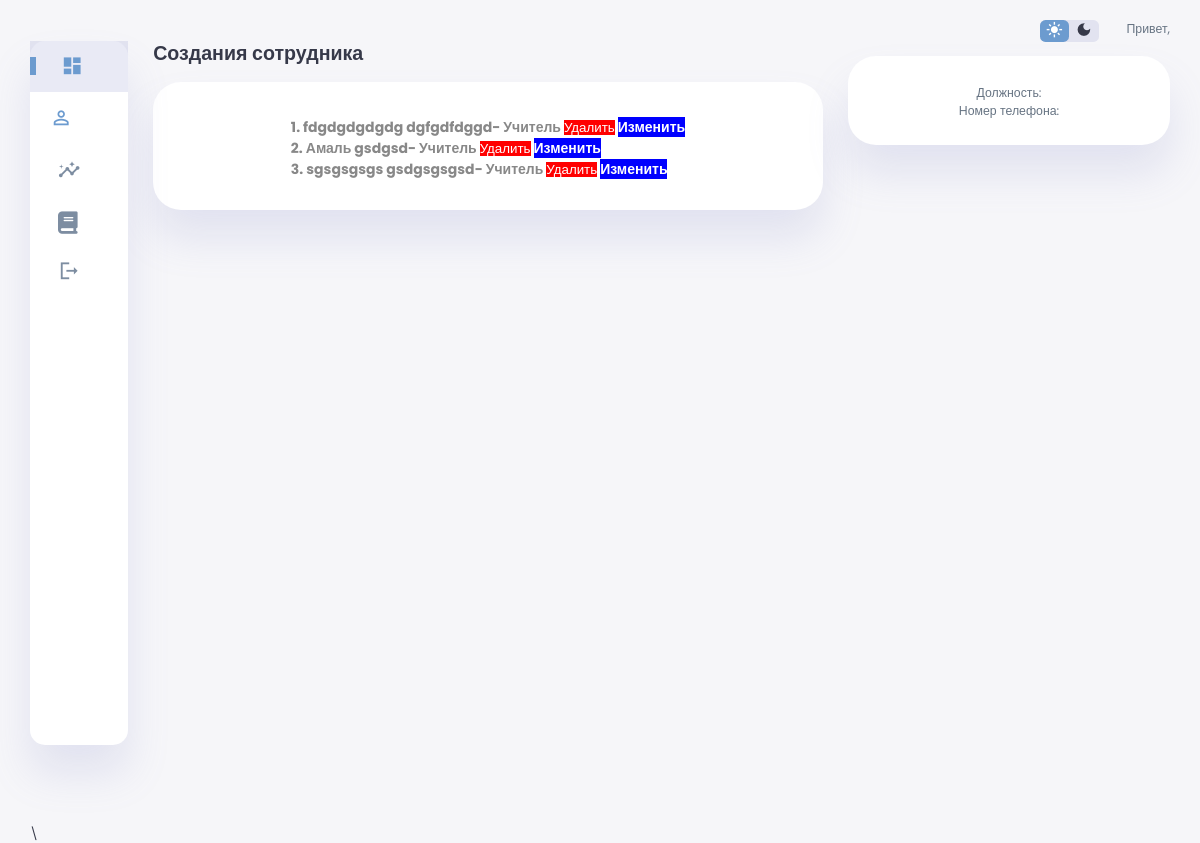
The app's page /employee_list/, older data.
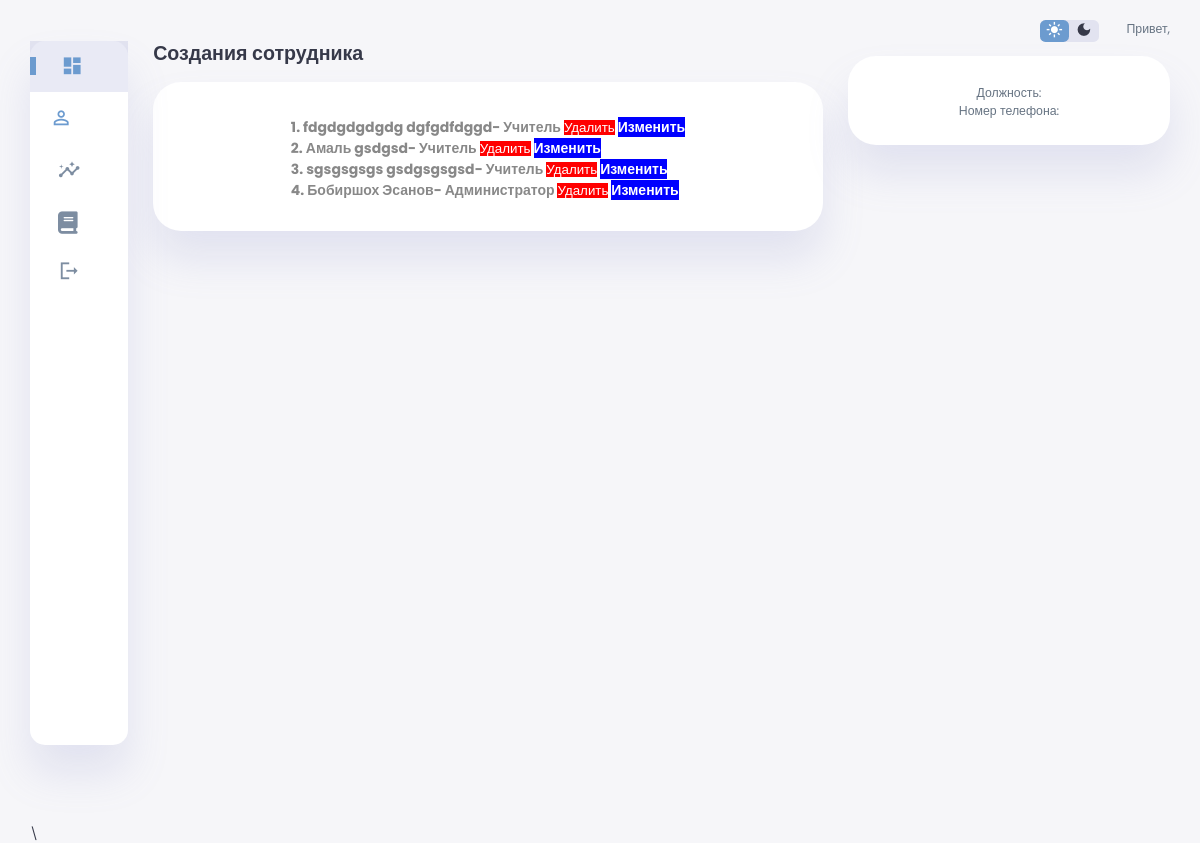
The same page, newer data.
### core/models.py (models this page shows, shortened)
class Employee(models.Model):
    user = models.OneToOneField(User, verbose_name='Пользователь', on_delete=models.CASCADE)
    position = models.ForeignKey(Position, verbose_name='Должность', on_delete=models.CASCADE)
    phone = models.CharField(verbose_name='Номер телефона', max_length=20, null=True, blank=True)
    slug = models.SlugField(unique=True, null=True, blank=True)  # Добавление поля slug
    class Meta:
        verbose_name = 'Сотрудник'
        verbose_name_plural = 'Сотрудники'

class Position(models.Model):
    position = models.CharField(max_length=100, verbose_name='Должность', unique = True)
    class Meta:
        verbose_name = 'Должность'
        verbose_name_plural = 'Должности'
    def __str__(self):
        return self.position

### core/views.py (the view)
# urls.py: path('employee_list/', views.employee_list, name='employee_list'),
def employee_list(request):
    employees = Employee.objects.all()
    return render(request, 'employee_list.html', {'employees': employees})

### core/templates/employee_list.html (shortened to what this page needs)
{% extends 'index.html' %}
{% block content %}
<!DOCTYPE html>
<html lang="en">
<head>
</head>
<body>
    <div class="new-users">
        <h2>Создания сотрудника</h2>
        <div class="user-list">
                <div class="course-title">
                <div class="course-details">
                    <ol class="numbered-list" >
                        {% for employee in employees  %}
                            <li>
                                {{employee.user.first_name}} {{ employee.user.last_name }}- {{ employee.position }}
                                <form method="POST" action="{% url 'employee_delete' employee.id %}" style="display: inline;">
                                    <button type="submit" class="delete-button">Удалить</button>
                                </form>
                                <a href="{% url 'employee_edit' employee.id %}" class="edit-button">Изменить</a>
                            </li>
                        {% endfor %}
                        </ol>
                </div>
            </div>
</body>
</html>
{% endblock %}

Row changes from the older to the newer data that the page shows:
added Employee: user.first_name "Бобиршох", user.last_name "Эсанов", position "Администратор"
